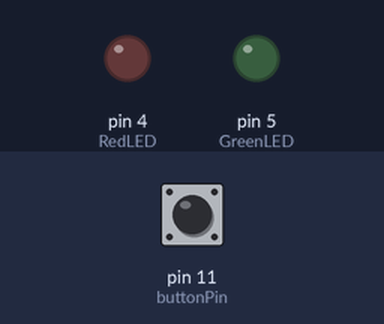
A sketch run on a simulated Arduino Uno, built with avr-gcc and run on an emulated ATmega328P. On the bench: output pins drawn as LEDs (lit = HIGH). Dashed ring = blinking. The inputs (shaded band) are chosen by the test bench; at power-on: pin 11 (buttonPin) HIGH.

Above: at 1.2 s.
1.3 s: pin 11 (buttonPin) pulled LOW for 0.15 s
At 1.55 s:
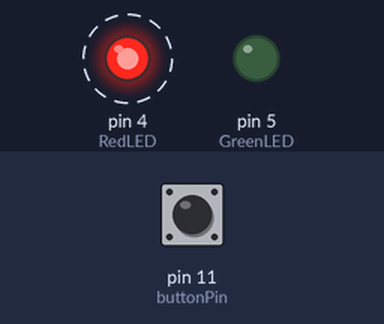
4.3 s: pin 11 (buttonPin) pulled LOW for 1 s
At 4.3 s:
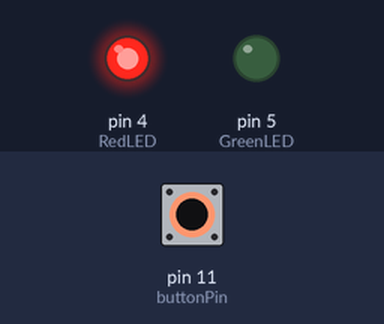
6.8 s: pin 11 (buttonPin) pulled LOW for 3.2 s
At 10.3 s:
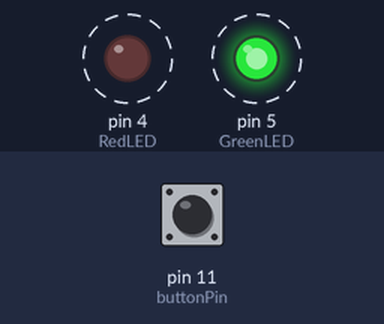
Timing chart, 0 to 18.5 s (numbered marks = the images above; inputs shaded):
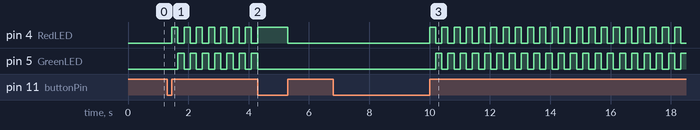

The sketch:

Blink_Red_Green_Stay_On_A.ino
```cpp
/*
 Blink_Red_Green_Stay_On

 This program is set to use the push button on the LaunchPad to activate blinking of the
 red and green LEDs on the LaunchPad.  They will stay blinking until the button is pressed
 again, and then they will turn off.  Pressing the button again will turn the blinking back
 on and so on.

 Written by James M. Florence for EE1100 at UT Dallas

 */

// constants won't change. They're used here to
// set pin numbers:
const int buttonPin = 11;     // the PUSH2 button is connected to pin 5
const int RedLED =  4;      // the Red LED is connected to pin 2
const int GreenLED =  5;      // the Green LED is connected to pin 14

// variables will change:
int buttonState = 0;         // variable for reading the pushbutton status
int on_off = 0;
int count = 0;

void setup() {
  // initialize the LED pin as an output:
  pinMode(RedLED, OUTPUT);
  pinMode(GreenLED, OUTPUT);
  // initialize the pushbutton pin as an input:
  pinMode(buttonPin, INPUT_PULLUP);
  digitalWrite(RedLED, LOW);
  digitalWrite(GreenLED, LOW);
}

void loop(){
  // read the state of the pushbutton value:
  buttonState = digitalRead(buttonPin);

  // check if the pushbutton is pressed.
  // if it is, switch the on_off variable to the opposite state
  if (buttonState == LOW) {

    if (on_off == 0) {
    on_off = 1;
    }
    else {
    on_off = 0;
    }
  }
   // this will pause the program while the button is still pressed
   while (buttonState == LOW) {
     buttonState = digitalRead(buttonPin);
   }
   delay(1);

   if (on_off == 1) {
    digitalWrite(RedLED, HIGH);
    digitalWrite(GreenLED, LOW);
//  This produces a delay of 200 milliseconds that can be intrupted by a button press
    count = 0;
 while (count < 200) {
      delay(1);
    buttonState = digitalRead(buttonPin);
    if (buttonState == LOW) {
      on_off = 0;
      goto end_blink;
    }
    count++;
    }

    digitalWrite(RedLED, LOW);
    digitalWrite(GreenLED, HIGH);
//  This produces a delay of 200 milliseconds that can be intrupted by a button press
    count = 0;
 while (count < 200) {
      delay(1);
    buttonState = digitalRead(buttonPin);
    if (buttonState == LOW) {
      on_off = 0;
      goto end_blink;
    }
    count++;
    }
   }
   else {
    digitalWrite(RedLED, LOW);
    digitalWrite(GreenLED, LOW);
   }

end_blink:
   // this is pause the program while the button is still pressed
   while (buttonState == LOW) {
     buttonState = digitalRead(buttonPin);
   }
   delay(1);
}
```

Measured:
- after the input at 1.3 s, pin 4 (RedLED): alternates HIGH for 0.20 s and LOW for 0.20 s, starting after 0.15 s; pin 5 (GreenLED): alternates HIGH for 0.20 s and LOW for 0.20 s, starting after 0.35 s
- after the input at 4.3 s, pin 5 (GreenLED): stops changing and stays LOW
- after the input at 6.8 s, pin 4 (RedLED): alternates HIGH for 0.20 s and LOW for 0.20 s, starting after 3.2 s; pin 5 (GreenLED): alternates HIGH for 0.20 s and LOW for 0.20 s, starting after 3.4 s
